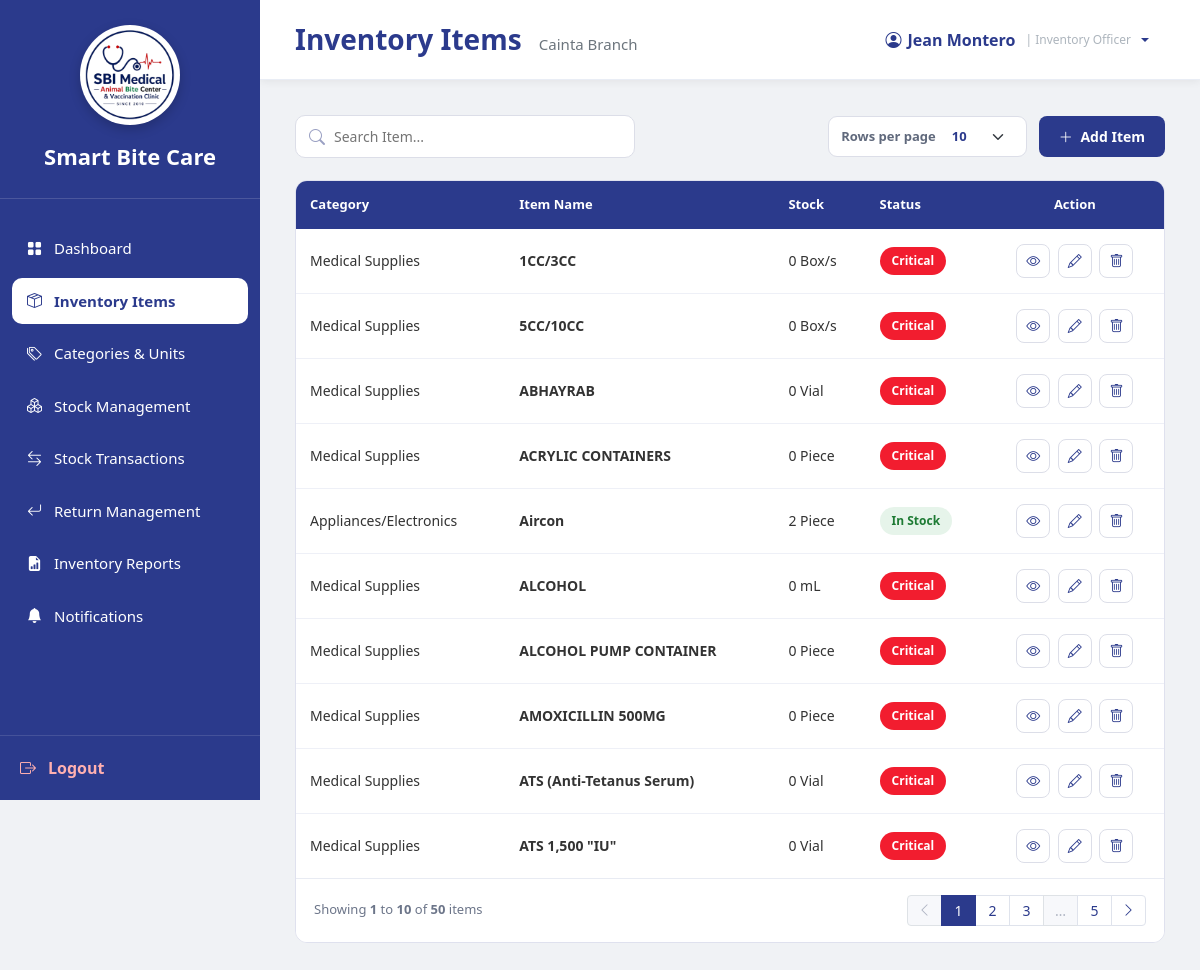
Screenshot of /InventoryOfficer_InventoryItems.php (signed in) with the database file from the repository.
### tables this page shows
CREATE TABLE `users` (
  `user_id` int(11) NOT NULL,
  `branch_id` varchar(10) DEFAULT NULL,
  `role_id` int(11) NOT NULL,
  `username` varchar(100) NOT NULL,
  `email` varchar(255) NOT NULL,
  `password` varchar(255) NOT NULL,
  `status` enum('Active','Inactive') DEFAULT 'Active',
  `created_at` timestamp NOT NULL DEFAULT current_timestamp(),
  `last_login` datetime DEFAULT NULL
);

CREATE TABLE `branches` (
  `branch_id` varchar(10) NOT NULL,
  `branch_name` varchar(150) NOT NULL,
  `branch_address` text DEFAULT NULL,
  `contact_number` varchar(30) DEFAULT NULL,
  `email` varchar(150) DEFAULT NULL,
  `status` enum('Active','Inactive') DEFAULT 'Active',
  `created_at` timestamp NOT NULL DEFAULT current_timestamp()
);

CREATE TABLE `inventory_items` (
  `item_id` int(11) NOT NULL,
  `category_id` int(11) NOT NULL,
  `unit_id` int(11) NOT NULL,
  `item_name` varchar(255) NOT NULL,
  `minimum_stock` int(11) DEFAULT 0,
  `description` text DEFAULT NULL,
  `is_forecastable` tinyint(1) NOT NULL DEFAULT 0,
  `is_consumable` tinyint(1) NOT NULL DEFAULT 1,
  `base_unit_label` varchar(30) DEFAULT NULL,
  `display_unit_label` varchar(30) DEFAULT NULL,
  `conversion_to_base` decimal(12,4) NOT NULL DEFAULT 1.0000
);

CREATE TABLE `inventory_categories` (
  `category_id` int(11) NOT NULL,
  `category_name` varchar(150) NOT NULL,
  `monitoring_frequency` enum('Daily','Weekly','Monthly') DEFAULT NULL
);

CREATE TABLE `units` (
  `unit_id` int(11) NOT NULL,
  `unit_name` varchar(100) NOT NULL
);

### InventoryOfficer_InventoryItems.php (the view, shortened to what the rows shown need)
<?php
require_once 'sources/db_connect.php';
function h($value)
{
    return htmlspecialchars(
        (string)$value,
        ENT_QUOTES,
        'UTF-8'
    );
}
$user_id = (int)$_SESSION['user_id'];
$username = 'Inventory Officer';
$branch_id = null;
$branch_name = 'No Branch Assigned';
$userQuery = "
    SELECT
        u.user_id,
        u.username,
        u.branch_id,
        b.branch_name
    FROM users u
    LEFT JOIN branches b
        ON u.branch_id = b.branch_id
    WHERE u.user_id = ?
      AND u.role_id = 5
    LIMIT 1
";
$userStmt = $conn->prepare($userQuery);
$userStmt->bind_param(
    "i",
    $user_id
);
$userStmt->execute();
$userResult = $userStmt->get_result();
if ($userResult->num_rows === 1) {
    $userData = $userResult->fetch_assoc();
    $username =
        $userData['username']
        ?? 'Inventory Officer';
    $branch_id =
        $userData['branch_id']
        ?? null;
    $branch_name =
        $userData['branch_name']
        ?? 'No Branch Assigned';
}
$search =
    trim(
        $_GET['search']
        ?? ''
    );
$allowed_per_page = [10, 25, 50, 100];
$per_page =
    filter_input(
        INPUT_GET,
        'per_page',
        FILTER_VALIDATE_INT
    );
if (
    $per_page === false ||
    $per_page === null ||
    !in_array($per_page, $allowed_per_page, true)
) {
    $per_page = 10;
}
$current_page =
    filter_input(
        INPUT_GET,
        'page',
        FILTER_VALIDATE_INT
    );
if (
    $current_page === false ||
    $current_page === null ||
    $current_page < 1
) {
    $current_page = 1;
}
$items = [];
if (!empty($branch_id)) {
    $offset =
        ($current_page - 1) *
        $per_page;
    $itemsSQL = "
        SELECT
            i.item_id,
            i.category_id,
            i.unit_id,
            i.item_name,
            i.minimum_stock,
            i.description,
            i.is_forecastable,
            c.category_name,
            u.unit_name,
            COALESCE(
                SUM(s.quantity_available),
                0
            ) AS quantity_available
        FROM inventory_items i
        INNER JOIN inventory_categories c
            ON i.category_id = c.category_id
        INNER JOIN units u
            ON i.unit_id = u.unit_id
        LEFT JOIN inventory_stocks s
            ON i.item_id = s.item_id
            AND s.branch_id = ?
        WHERE 1 = ?
    ";
    $params = [
        $branch_id,
        1
    ];
    $types = "si";
    $itemsSQL .= "
        GROUP BY
            i.item_id,
            i.category_id,
            i.unit_id,
            i.item_name,
            i.minimum_stock,
            i.description,
            i.is_forecastable,
            c.category_name,
            u.unit_name
        ORDER BY
            i.item_name ASC
        LIMIT ? OFFSET ?
    ";
    $params[] = $per_page;
    $params[] = $offset;
    $types .= 'ii';
    $itemsStmt =
        $conn->prepare($itemsSQL);
    if ($itemsStmt) {
        $itemsStmt->bind_param(
            $types,
            ...$params
        );
        $itemsStmt->execute();
        $itemsResult =
            $itemsStmt->get_result();
        while (
            $row =
            $itemsResult->fetch_assoc()
        ) {
            $quantity =
                (int)$row[
                    'quantity_available'
                ];
            $minimum =
                (int)$row[
                    'minimum_stock'
                ];
            $row[
                'quantity_available'
            ] = $quantity;
            if ($quantity <= 0) {
                $status =
                    'Critical';
                $statusClass =
                    'badge-critical';
            } elseif (
                $quantity < $minimum
            ) {
                $status =
                    'Low';
                $statusClass =
                    'badge-low';
            } else {
                $status =
                    'In Stock';
                $statusClass =
                    'badge-instock';
            }
            $row['status'] =
                $status;
            $row['status_class'] =
                $statusClass;
            $items[] =
                $row;
        }
    }
}
function itemStatusClass($status)
{
    switch ($status) {
        case 'Critical':
            return 'badge-critical';
        case 'In Stock':
            return 'badge-instock';
    }
}
?>
<!DOCTYPE html>
<html lang="en">
<head>
<link
    href="https://cdn.jsdelivr.net/npm/bootstrap@5.3.3/dist/css/bootstrap.min.css"
    rel="stylesheet"
>
<link
    rel="stylesheet"
    href="https://cdn.jsdelivr.net/npm/bootstrap-icons@1.11.3/font/bootstrap-icons.min.css"
>
<link
    rel="stylesheet"
    href="sidebar.css"
>
</head>
<body>
<div class="main">
    <div class="topbar">
        <h3>
            Inventory Items
            <small>
                <?php echo h($branch_name); ?>
            </small>
        </h3>
        <div class="dropdown">
            <button class="profile dropdown-toggle border-0 bg-transparent px-3 py-2 rounded-3"
                    type="button" id="inventoryOfficerProfileMenu"
                    data-bs-toggle="dropdown" aria-expanded="false">
                <i class="bi bi-person-circle"></i>
                <span><?php echo h($username); ?></span>
                <span class="role-label">| Inventory Officer</span>
            </button>
        </div>
    </div>
    <div class="page-body">
        <div class="table-wrap">
            <table class="table data-table">
                <thead>
                    <tr>
                        <th>
                            Category
                        </th>
                        <th>
                            Item Name
                        </th>
                        <th>
                            Stock
                        </th>
                        <th>
                            Status
                        </th>
                        <th class="text-center">
                            Action
                        </th>
                    </tr>
                </thead>
                <tbody>
                <?php if (empty($items)): ?>
                    <tr>
                        <td
                            colspan="5"
                            class="empty-state"
                        >
                            <?php if ($search !== ''): ?>
                                No inventory items found
                                matching
                                "<strong><?php echo h($search); ?></strong>".
                            <?php elseif (empty($branch_id)): ?>
                                Your account has no branch assigned.
                            <?php else: ?>
                                No inventory items found.
                            <?php endif; ?>
                        </td>
                    </tr>
                <?php else: ?>
                    <?php foreach ($items as $item): ?>
                        <tr>
                            <td>
                                <?php
                                echo h(
                                    $item['category_name']
                                );
                                ?>
                            </td>
                            <td>
                                <strong>
                                    <?php
                                    echo h(
                                        $item['item_name']
                                    );
                                    ?>
                                </strong>
                            </td>
                            <td>
                                <?php
                                echo h(
                                    $item[
                                        'quantity_available'
                                    ]
                                );
                                ?>
                                <?php
                                echo h(
                                    $item[
                                        'unit_name'
                                    ]
                                );
                                ?>
                            </td>
                            <td>
                                <span
                                    class="badge-status <?php
                                    echo h(
                                        itemStatusClass(
                                            $item['status']
                                        )
                                    );
                                    ?>"
                                >
                                    <?php
                                    echo h(
                                        $item['status']
                                    );
                                    ?>
                                </span>
                            </td>
                            <td class="text-center">
                                <button
                                    type="button"
                                    class="action-btn"
                                    title="View Item"
                                    onclick='viewItem(
                                        <?php
                                        echo json_encode(
                                            [
                                                'item_id' =>
                                                    (int)$item['item_id'],
                                                'category_id' =>
                                                    (int)$item['category_id'],
                                                'category_name' =>
                                                    $item['category_name'],
                                                'unit_id' =>
                                                    (int)$item['unit_id'],
                                                'unit_name' =>
                                                    $item['unit_name'],
                                                'item_name' =>
                                                    $item['item_name'],
                                                'minimum_stock' =>
                                                    (int)$item['minimum_stock'],
                                                'description' =>
                                                    $item['description'],
                                                'is_forecastable' =>
                                                    (int)$item['is_forecastable'],
                                                'quantity_available' =>
                                                    (int)$item['quantity_available'],
                                                'status' =>
                                                    $item['status'],
                                                'stock_batches' =>
                                                    $item['stock_batches']
                                                    ?? []
                                            ],
                                            JSON_HEX_TAG |
                                            JSON_HEX_APOS |
                                            JSON_HEX_QUOT |
                                            JSON_HEX_AMP
                                        );
                                        ?>
                                    )'
                                >
                                    <i class="bi bi-eye"></i>
                                </button>
                                <button
                                    type="button"
                                    class="action-btn"
                                    title="Edit Item"
                                    onclick='editItem(
                                        <?php
                                        echo json_encode(
                                            [
                                                'item_id' =>
                                                    (int)$item['item_id'],
                                                'category_id' =>
                                                    (int)$item['category_id'],
                                                'unit_id' =>
                                                    (int)$item['unit_id'],
                                                'item_name' =>
                                                    $item['item_name'],
                                                'minimum_stock' =>
                                                    (int)$item['minimum_stock'],
                                                'description' =>
                                                    $item['description'],
                                                'is_forecastable' =>
                                                    (int)$item['is_forecastable']
                                            ],
                                            JSON_HEX_TAG |
                                            JSON_HEX_APOS |
                                            JSON_HEX_QUOT |
                                            JSON_HEX_AMP
                                        );
                                        ?>
                                    )'
                                >
                                    <i class="bi bi-pencil"></i>
                                </button>
                                <form
                                    method="POST"
                                    action="<?php echo h($_SERVER['PHP_SELF']); ?>"
                                    style="display: inline;"
                                    onsubmit="return openDeleteConfirmation(
                                        this,
                                        'Are you sure you want to delete this inventory item?'
                                    );"
                                >
                                    <button
                                        type="submit"
                                        class="action-btn delete"
                                        title="Delete Item"
                                    >
                                        <i class="bi bi-trash"></i>
                                    </button>
                                </form>
                            </td>
                        </tr>
                    <?php endforeach; ?>
                <?php endif; ?>
                </tbody>
            </table>
        </div>
    </div>
</div>
</body>
</html>

### rows the page displays
users: branch.branch_name "Cainta Branch", username "Jean Montero"
inventory_items: category.category_name "Medical Supplies", item_name "1CC/3CC", item "0", unit.unit_name "Box/s", status "Critical"
inventory_items: category.category_name "Medical Supplies", item_name "5CC/10CC", item "0", unit.unit_name "Box/s", status "Critical"
inventory_items: category.category_name "Medical Supplies", item_name "ABHAYRAB", item "0", unit.unit_name "Vial", status "Critical"
inventory_items: category.category_name "Medical Supplies", item_name "ACRYLIC CONTAINERS", item "0", unit.unit_name "Piece", status "Critical"
inventory_items: category.category_name "Appliances/Electronics", item_name "Aircon", item "2", unit.unit_name "Piece", status "In Stock"
inventory_items: category.category_name "Medical Supplies", item_name "ALCOHOL", item "0", unit.unit_name "mL", status "Critical"
inventory_items: category.category_name "Medical Supplies", item_name "ALCOHOL PUMP CONTAINER", item "0", unit.unit_name "Piece", status "Critical"
inventory_items: category.category_name "Medical Supplies", item_name "AMOXICILLIN 500MG", item "0", unit.unit_name "Piece", status "Critical"
inventory_items: category.category_name "Medical Supplies", item_name "ATS (Anti-Tetanus Serum)", item "0", unit.unit_name "Vial", status "Critical"
inventory_items: category.category_name "Medical Supplies", item_name "ATS 1,500 \"IU\"", item "0", unit.unit_name "Vial", status "Critical"

### other values shown
$offset + 1 "1"
min($offset + $per_page, $total_items) "10"
$total_items "50"
$total_pages "5"
form field per_page "10"
